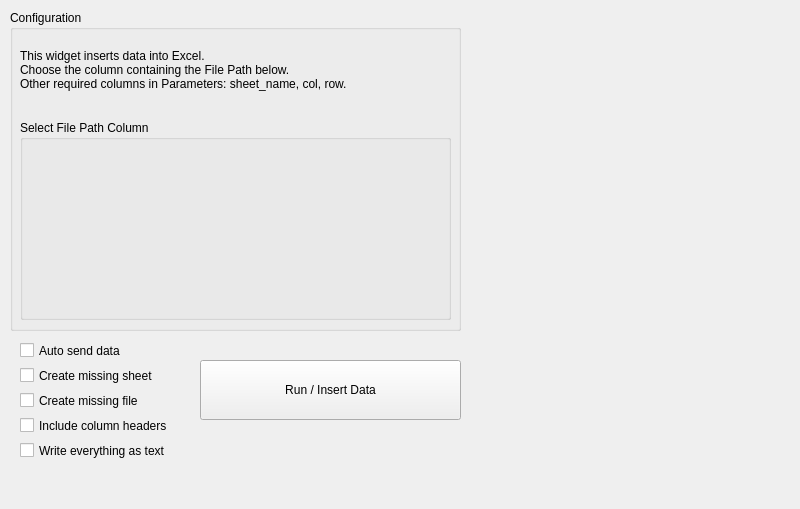
<?xml version="1.0" encoding="UTF-8"?>
<ui version="4.0">
 <class>Form</class>
 <widget class="QWidget" name="Form">
  <property name="geometry">
   <rect>
    <x>0</x>
    <y>0</y>
    <width>800</width>
    <height>509</height>
   </rect>
  </property>
  <property name="minimumSize">
   <size>
    <width>800</width>
    <height>420</height>
   </size>
  </property>
  <property name="maximumSize">
   <size>
    <width>474</width>
    <height>800</height>
   </size>
  </property>
  <property name="windowTitle">
   <string>Insert Data to Excel</string>
  </property>
  <widget class="QGroupBox" name="groupBox">
   <property name="geometry">
    <rect>
     <x>10</x>
     <y>10</y>
     <width>451</width>
     <height>321</height>
    </rect>
   </property>
   <property name="title">
    <string>Configuration</string>
   </property>
   <widget class="QLabel" name="Description">
    <property name="geometry">
     <rect>
      <x>10</x>
      <y>20</y>
      <width>431</width>
      <height>80</height>
     </rect>
    </property>
    <property name="text">
     <string>This widget inserts data into Excel. 
Choose the column containing the File Path below.
Other required columns in Parameters: sheet_name, col, row.</string>
    </property>
    <property name="wordWrap">
     <bool>true</bool>
    </property>
   </widget>
   <widget class="QGroupBox" name="groupVariable">
    <property name="geometry">
     <rect>
      <x>10</x>
      <y>110</y>
      <width>431</width>
      <height>200</height>
     </rect>
    </property>
    <property name="title">
     <string>Select File Path Column</string>
    </property>
    <widget class="QWidget" name="placeholder" native="true">
     <property name="geometry">
      <rect>
       <x>10</x>
       <y>30</y>
       <width>411</width>
       <height>160</height>
      </rect>
     </property>
    </widget>
   </widget>
  </widget>
  <widget class="QCheckBox" name="checkBox_send">
   <property name="geometry">
    <rect>
     <x>20</x>
     <y>340</y>
     <width>131</width>
     <height>21</height>
    </rect>
   </property>
   <property name="text">
    <string>Auto send data</string>
   </property>
  </widget>
  <widget class="QCheckBox" name="checkBox_create_sheet">
   <property name="geometry">
    <rect>
     <x>20</x>
     <y>365</y>
     <width>151</width>
     <height>21</height>
    </rect>
   </property>
   <property name="text">
    <string>Create missing sheet</string>
   </property>
  </widget>
  <widget class="QCheckBox" name="checkBox_create_missing_file">
   <property name="geometry">
    <rect>
     <x>20</x>
     <y>390</y>
     <width>141</width>
     <height>21</height>
    </rect>
   </property>
   <property name="text">
    <string>Create missing file</string>
   </property>
  </widget>
  <widget class="QCheckBox" name="checkBox_include_headers">
   <property name="geometry">
    <rect>
     <x>20</x>
     <y>415</y>
     <width>171</width>
     <height>21</height>
    </rect>
   </property>
   <property name="text">
    <string>Include column headers</string>
   </property>
  </widget>
  <widget class="QCheckBox" name="checkBox_force_text">
   <property name="geometry">
    <rect>
     <x>20</x>
     <y>440</y>
     <width>171</width>
     <height>21</height>
    </rect>
   </property>
   <property name="toolTip">
    <string>Écrit toutes les valeurs en texte et force le format cellule en Texte (@). Désactive la conversion en dates/nombres.</string>
   </property>
   <property name="text">
    <string>Write everything as text</string>
   </property>
  </widget>
  <widget class="QPushButton" name="pushButton_run">
   <property name="geometry">
    <rect>
     <x>200</x>
     <y>360</y>
     <width>261</width>
     <height>60</height>
    </rect>
   </property>
   <property name="text">
    <string>Run / Insert Data</string>
   </property>
  </widget>
 </widget>
 <resources/>
 <connections/>
</ui>
